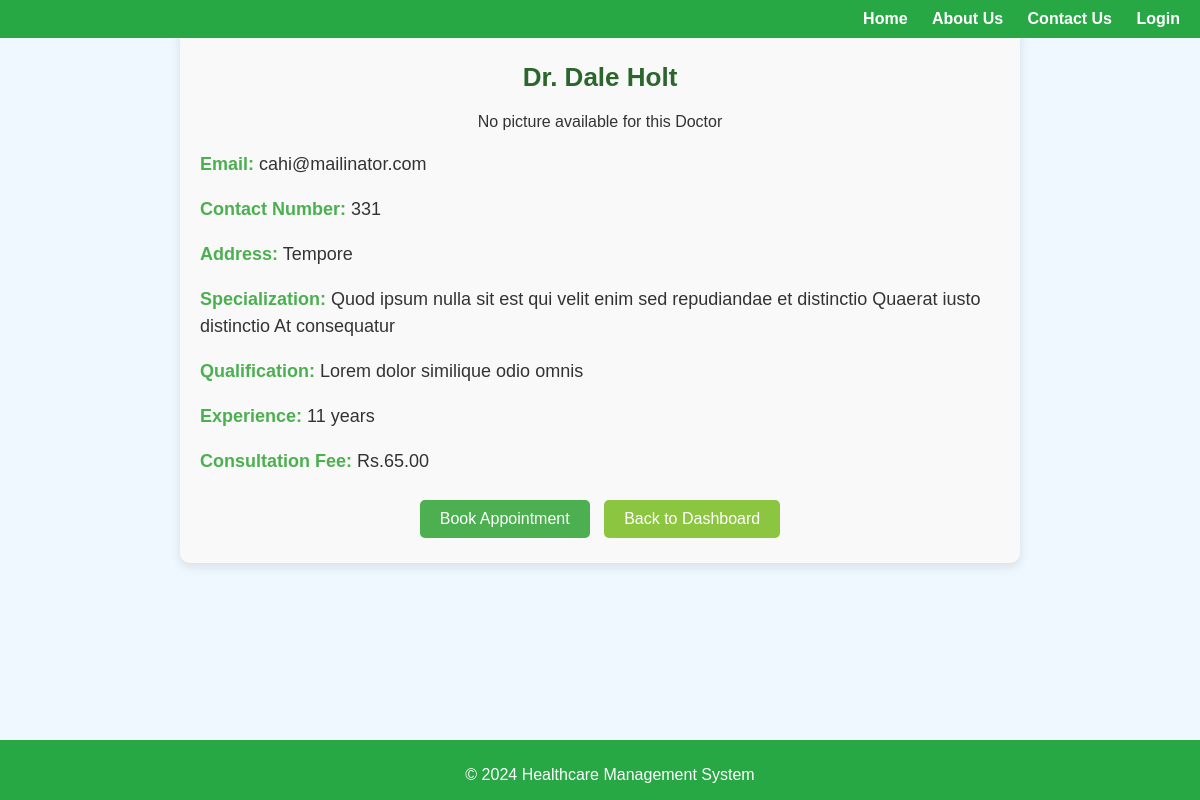
Page /doctor/12/ on the earlier database version.
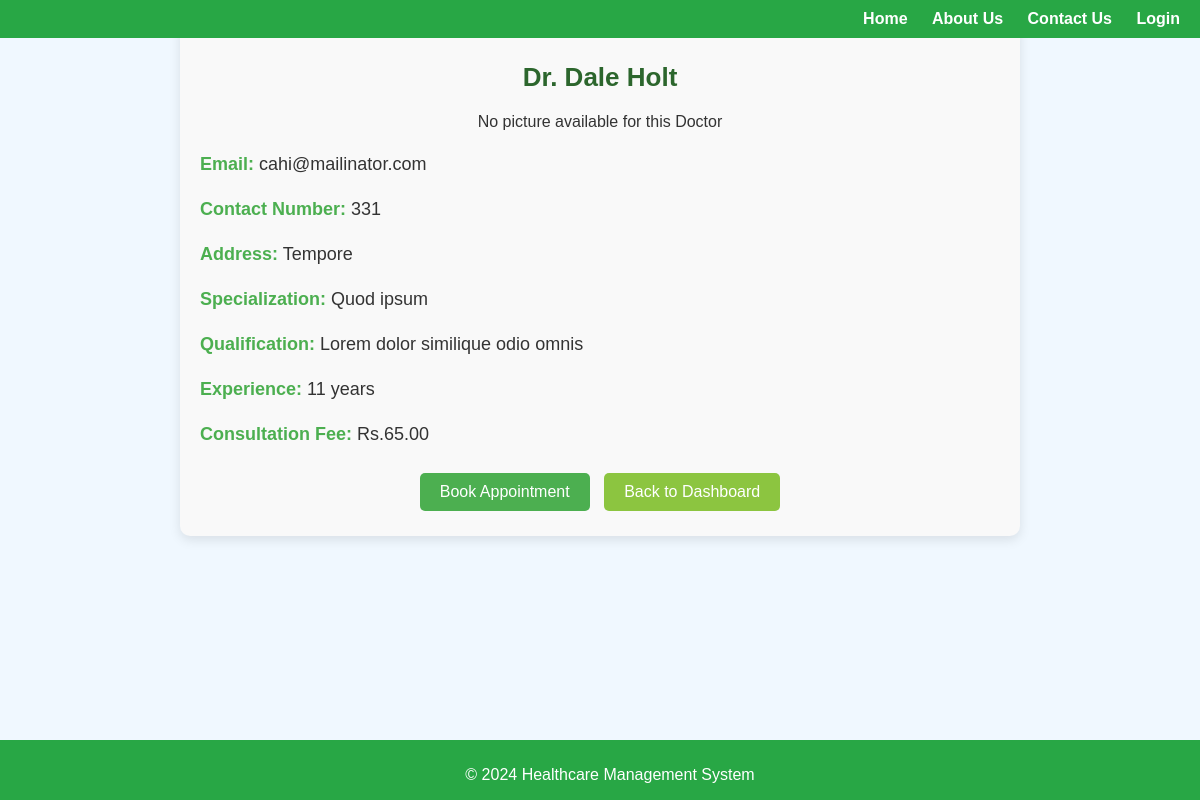
Same page on the later database version.
### user/models.py (models this page shows, shortened)
class User(AbstractUser):
    CNIC_no = models.CharField(max_length=15, unique=True)
    contact_number = models.CharField(max_length=15)
    address = models.CharField(max_length=255)
    gender = models.CharField(max_length=10, choices=[('M', 'Male'), ('F', 'Female')])
    profile_pic = models.ImageField(upload_to='images/profile_pics/', blank=True, null=True)

class Doctor(User):
    specialization = models.CharField(max_length=255)
    license_number = models.CharField(max_length=50, unique=True)
    qualification = models.CharField(max_length=255)
    experience = models.IntegerField()
    consultation_fee = models.DecimalField(max_digits=10, decimal_places=2)
    class Meta:
        verbose_name = 'Doctor'

class User(AbstractUser):
    CNIC_no = models.CharField(max_length=15, unique=True)
    contact_number = models.CharField(max_length=15)
    address = models.CharField(max_length=255)
    gender = models.CharField(max_length=10, choices=[('M', 'Male'), ('F', 'Female')])
    profile_pic = models.ImageField(upload_to='images/profile_pics/', blank=True, null=True)

### user/views.py (the view)
# urls.py: path('doctor/<int:pk>/', views.DoctorDetailView.as_view(), name='doctor_detail'),
class DoctorDetailView(DetailView):
    model = Doctor
    template_name = 'user/doctor_detail.html'
    context_object_name = 'doctor'

### user/templates/user/doctor_detail.html (shortened to what this page needs)
{% extends 'user/base.html' %}
{% load static %}
{% block content %}
<div class="doctor-detail-container">
    <h2 class="doctor-name">Dr. {{ doctor.get_full_name }}</h2>
    <div class="doctor-profile">
        {% if doctor.profile_pic %}
            <img src="{{ doctor.profile_pic.url }}" alt="Profile Picture" class="doctor-img">
        {% else %}
            <p>No picture available for this Doctor</p>
        {% endif %}
    </div>
    <div class="doctor-info">
        <p><strong>Email:</strong> {{ doctor.email }}</p>
        <p><strong>Contact Number:</strong> {{ doctor.contact_number }}</p>
        <p><strong>Address:</strong> {{ doctor.address }}</p>
        <p><strong>Specialization:</strong> {{ doctor.specialization }}</p>
        <p><strong>Qualification:</strong> {{ doctor.qualification }}</p>
        <p><strong>Experience:</strong> {{ doctor.experience }} years</p>
        <p><strong>Consultation Fee:</strong> Rs.{{ doctor.consultation_fee }}</p>
    </div>
    <div class="doctor-actions">
        <a href="{% url 'book_appointment' %}" class="btn btn-primary">Book Appointment</a>
        <a href="{% url 'patient_dashboard' %}" class="btn btn-secondary">Back to Dashboard</a>
    </div>
</div>
{% endblock %}

Differences in the rows shown:
changed Doctor "Lorem dolor similique odio omnis": specialization "Quod ipsum nulla sit est qui velit enim sed repudiandae et distinctio Quaerat iusto distinctio At consequatur" → "Quod ipsum"
